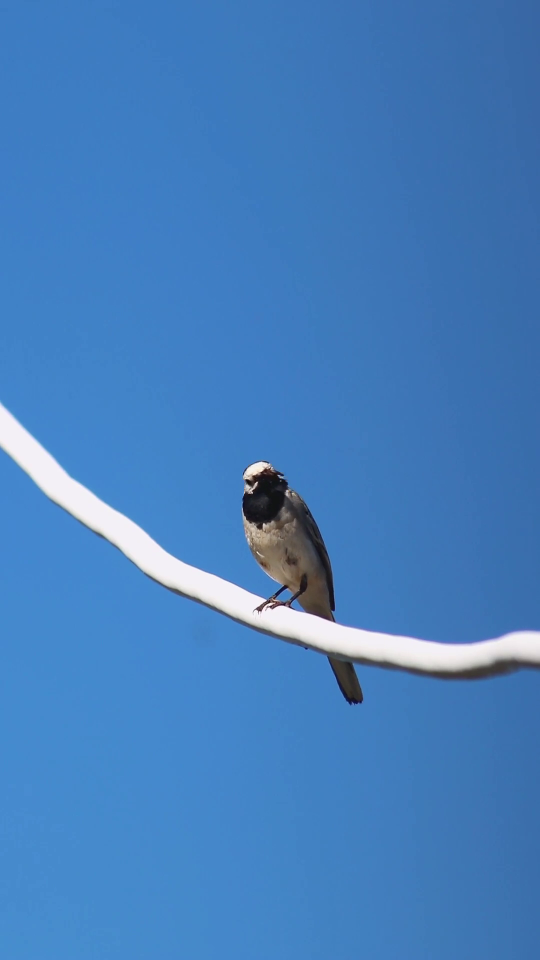
#> input picture frame 29 of opencv_study/videos/bird.mp4, 1080 x 1920 px, given in place of ball.mp4, which was not available (shown at 1/2 size)
$ python opencv_hsv_ball.py
#> lines starting #> are read from the running program, lines starting #| are printed output that depends on the picture; after the words box and inside, x2 and y2 are one past the last pixel; in counts of white or black regions, pixels touching at a corner belong together; pictures that were not available may be replaced by others from this repository, and a replacement may not be noted
# opencv_hsv_ball.py

import cv2
import numpy as np

cap = cv2.VideoCapture("opencv_study/videos/ball.mp4")


while True:
    r , fr = cap.read()
#> fr is the input picture: shape (1920, 1080, 3); mean B, G, R 189.5, 126.9, 69.7
    if not r: break
    fr = cv2.resize(fr, (480,640))
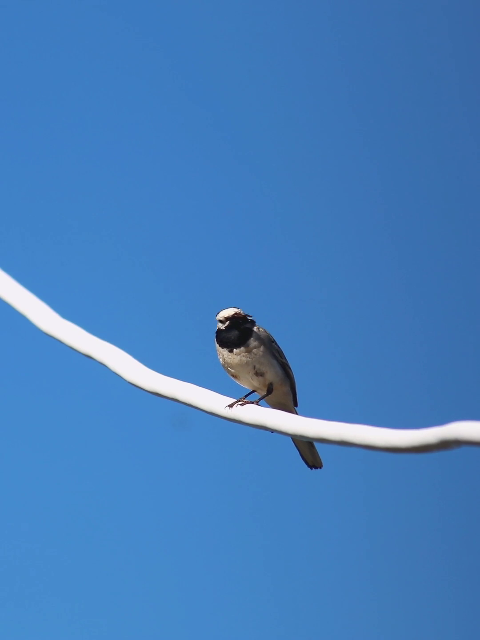
#> fr: shape (640, 480, 3); mean B, G, R 189.5, 126.9, 69.7
    hsv = cv2.cvtColor(fr, cv2.COLOR_BGR2HSV)
#> hsv: shape (640, 480, 3); mean H, S, V 104.9, 161.7, 189.8

    lower_red1 = np.array( [0,100,100]  )
    up_red1 = np.array( [ 10, 255, 255])

    lower_red2 = np.array( [150, 80,80])
    up_red2 = np.array( [179,255,255] )

    mask1 = cv2.inRange( hsv, lower_red1, up_red1)
#> mask1: shape (640, 480); every value is 0
    mask2 = cv2.inRange( hsv, lower_red2, up_red2)
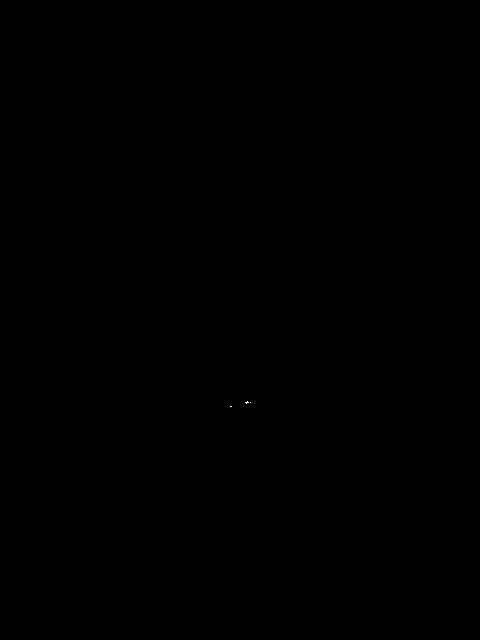
#> mask2: shape (640, 480); 0% white in thin lines or dots, all inside (x1, y1, x2, y2) = (230, 401, 251, 407)

    mask = mask1 + mask2

    kernel = np.ones( (5,5) , np.uint8)

    mask = cv2.morphologyEx( mask , cv2.MORPH_OPEN,
                            kernel, iterations=1)
    # mask = cv2.morphologyEx(
    #      mask, cv2.MORPH_CLOSE, kernel,iterations=2
    # )
    # contours, _ =cv2.findContours(
    #     mask, cv2.RETR_EXTERNAL, cv2.CHAIN_APPROX_SIMPLE
    # )

    # fr_copy = fr.copy()
    # for cnt in contours:
    #     area = cv2.contourArea(cnt)
    #     if area < 200: continue

    #     x,y,w,h = cv2.boundingRect(cnt)
    #     cv2.rectangle(
    #         fr_copy , (x,y), (x+w, y+h) ,
    #         (0,255,0) , 2
    #     )
    #     cv2.putText( fr_copy, f"{w},{h}",(x,y-10),
    #                 cv2.FONT_HERSHEY_SIMPLEX,0.5,(0,0,255),2)

    color_layer = np.zeros_like(fr)
    color_layer[:, :] = (0, 255, 0)

    # 전체를 검정색으로 하고 빨간색 영억만 남기고 거기에 녹색을 넣는다.
    colored_object = cv2.bitwise_and(color_layer, color_layer, mask=mask)
#> colored_object: shape (640, 480, 3); every value is 0
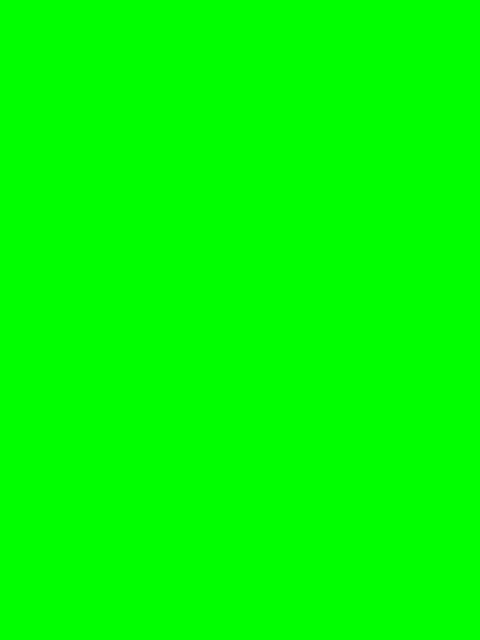
#> color_layer: shape (640, 480, 3); mean of channels 0, 1, 2 0, 255, 0; drawn as B, G, R

    background = cv2.bitwise_and(fr, fr, mask=cv2.bitwise_not(mask)) #빨간거 지우기

    result = cv2.add(background, colored_object) #녹색 붙이기

    cv2.imshow("org", fr)
    cv2.imshow("hsv",hsv)
    cv2.imshow("box",result)

    #cv2.imshow("box",fr_copy)
    if cv2.waitKey(30) == 27: break
#> (key Esc is pressed here)
cap.release()
cv2.destroyAllWindows()

$ run again, starting later in the video
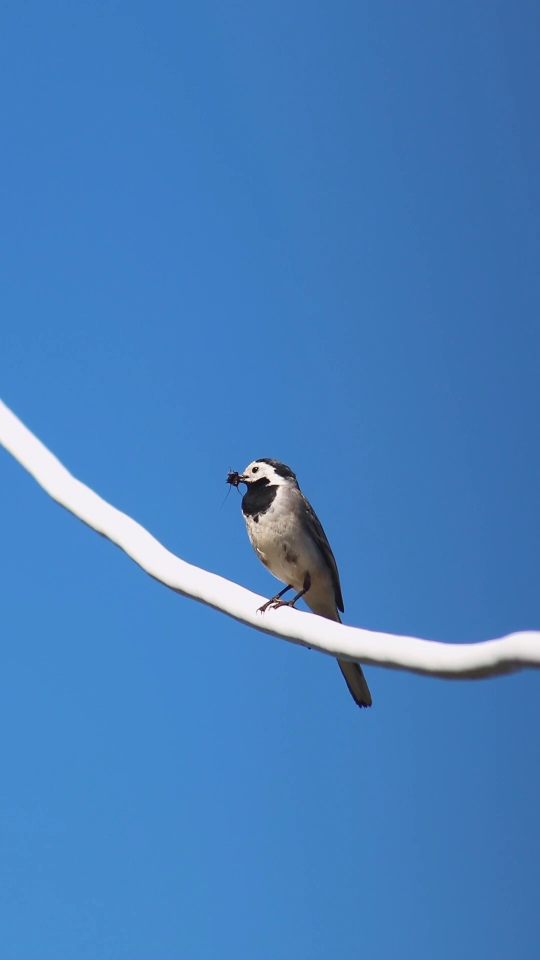
#> input picture frame 131 of opencv_study/videos/bird.mp4, 1080 x 1920 px, given in place of ball.mp4, which was not available (shown at 1/2 size)
#> fr is the input picture: shape (1920, 1080, 3); mean B, G, R 189.8, 127.3, 70.3
#> `fr = cv2.resize(fr, (480,640))`:
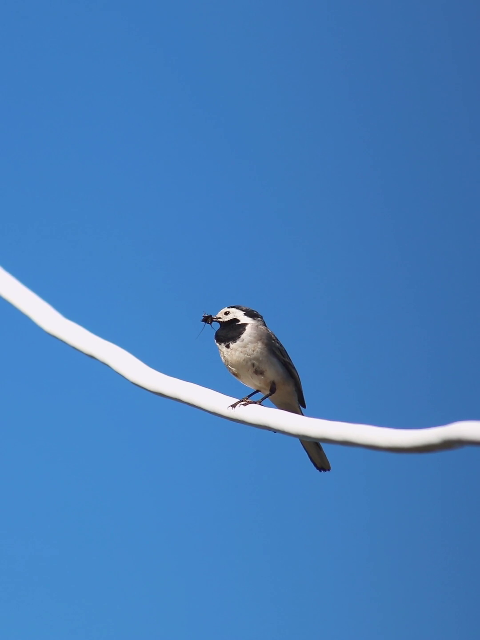
#> fr: shape (640, 480, 3); mean B, G, R 189.8, 127.3, 70.3
#> hsv: shape (640, 480, 3); mean H, S, V 104.7, 161.3, 190.2
#> mask1: shape (640, 480); every value is 0
#> mask2: shape (640, 480); 0% white in thin lines or dots, all inside (x1, y1, x2, y2) = (246, 401, 251, 405)
#> colored_object: shape (640, 480, 3); every value is 0

$ run again, starting later in the video
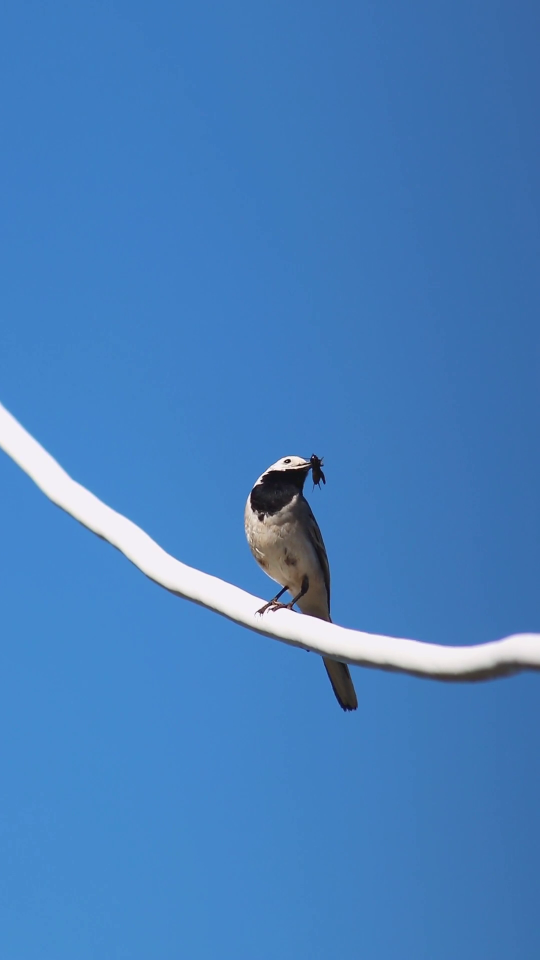
#> input picture frame 233 of opencv_study/videos/bird.mp4, 1080 x 1920 px, given in place of ball.mp4, which was not available (shown at 1/2 size)
#> fr is the input picture: shape (1920, 1080, 3); mean B, G, R 189.5, 127, 70
#> `fr = cv2.resize(fr, (480,640))`:
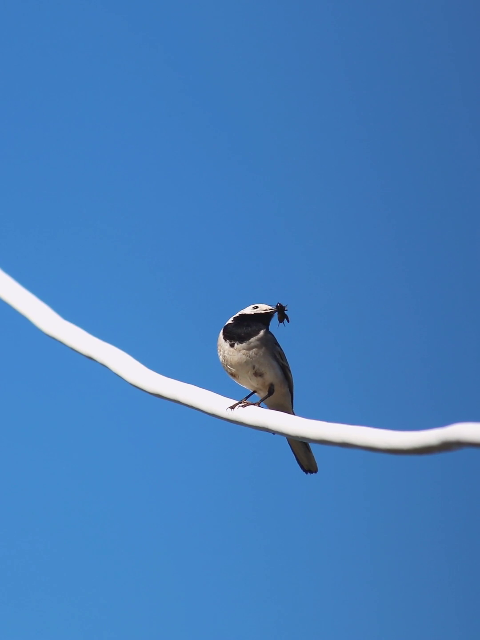
#> fr: shape (640, 480, 3); mean B, G, R 189.6, 127, 70
#> hsv: shape (640, 480, 3); mean H, S, V 104.9, 161.4, 189.9
#> mask1: shape (640, 480); every value is 0
#> mask2: shape (640, 480); 0% white in thin lines or dots, all inside (x1, y1, x2, y2) = (244, 403, 251, 407)
#> colored_object: shape (640, 480, 3); every value is 0
